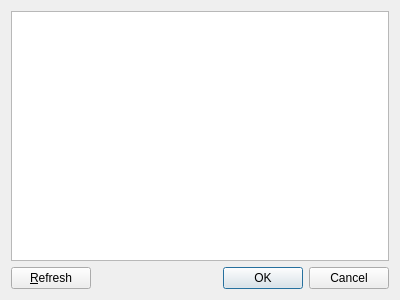
<?xml version="1.0" encoding="UTF-8"?>
<ui version="4.0">
 <class>VersionSelectDialog</class>
 <widget class="QDialog" name="VersionSelectDialog">
  <property name="geometry">
   <rect>
    <x>0</x>
    <y>0</y>
    <width>400</width>
    <height>300</height>
   </rect>
  </property>
  <property name="windowTitle">
   <string>Dialog</string>
  </property>
  <layout class="QVBoxLayout" name="verticalLayout">
   <item>
    <widget class="QTreeView" name="listView">
     <property name="horizontalScrollBarPolicy">
      <enum>Qt::ScrollBarAlwaysOff</enum>
     </property>
     <property name="rootIsDecorated">
      <bool>false</bool>
     </property>
     <property name="itemsExpandable">
      <bool>false</bool>
     </property>
     <property name="wordWrap">
      <bool>true</bool>
     </property>
     <attribute name="headerCascadingSectionResizes">
      <bool>true</bool>
     </attribute>
     <attribute name="headerStretchLastSection">
      <bool>false</bool>
     </attribute>
    </widget>
   </item>
   <item>
    <layout class="QHBoxLayout" name="horizontalLayout">
     <item>
      <widget class="QPushButton" name="refreshButton">
       <property name="toolTip">
        <string>Reloads the version list.</string>
       </property>
       <property name="text">
        <string>&amp;Refresh</string>
       </property>
      </widget>
     </item>
     <item>
      <widget class="QDialogButtonBox" name="buttonBox">
       <property name="orientation">
        <enum>Qt::Horizontal</enum>
       </property>
       <property name="standardButtons">
        <set>QDialogButtonBox::Cancel|QDialogButtonBox::Ok</set>
       </property>
      </widget>
     </item>
    </layout>
   </item>
  </layout>
 </widget>
 <resources/>
 <connections>
  <connection>
   <sender>buttonBox</sender>
   <signal>accepted()</signal>
   <receiver>VersionSelectDialog</receiver>
   <slot>accept()</slot>
   <hints>
    <hint type="sourcelabel">
     <x>257</x>
     <y>290</y>
    </hint>
    <hint type="destinationlabel">
     <x>157</x>
     <y>274</y>
    </hint>
   </hints>
  </connection>
  <connection>
   <sender>buttonBox</sender>
   <signal>rejected()</signal>
   <receiver>VersionSelectDialog</receiver>
   <slot>reject()</slot>
   <hints>
    <hint type="sourcelabel">
     <x>325</x>
     <y>290</y>
    </hint>
    <hint type="destinationlabel">
     <x>286</x>
     <y>274</y>
    </hint>
   </hints>
  </connection>
 </connections>
</ui>
